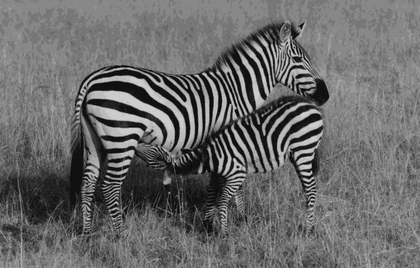
%> input picture Week2/zebra_2.tif, 420 x 268 px, shrunk from 881 x 563 before the run
$ octave --eval "GLCMExercise;"   (GNU Octave 9; MATLAB toolbox functions it lacks are replaced by stand-ins)
%> lines starting %> are read from the running program, lines starting %| are printed output that depends on the picture
%% Week 2 : GLCM exercise
% In this exercise we will implement GLCM texture features. This code is
% strongly linked to the lecture about texture so you need to study this
% to be able to understand this code. Please let me know about any errors
% in the code
%
% I have structured all the code for this week into three functions. The
% CLCMExercise is the "main" function calling and running the two other
% funtions glidingGLCM and GLCM. See the other functions for more detailed
% descriptions.
%
% This code can be downloaded from https://github.com/olemarius90/INF4300


function GLCMExercise()
%clear all
close all
%Set this to one if you want to calculate the GLCM
% set it to zero if it has allready been calculated
calculateGLCM = 0;

%% Task 1 : GLCM implementation
% This task is to implement code
% Testing my GLCM implementation
testImage = [0 0 1 1; 0 0 1 1; 0 2 2 2; 2 2 3 3]
disp('NB! You have to scroll down to the end of the page to see the output');
GLCM1 = GLCM(testImage,4,1,0,0,0);
GLCM2 = GLCM(testImage,4,0,1,0,0);
disp('Parameters: dx = 1, dy = 0, gives this result:')
disp(GLCM1)
disp('Parameters: dx = 0, dy = 1, gives this result:')
disp(GLCM2)

% Read the input image
img = imread('zebra_2.tif');
%> img is the input picture: size 268x420 uint8; min 0, max 212, mean 105.8

% All zebra images have 2^4 = 16 possible intensities. 'zebra_1.tif' stores
% these using an 8 bits intensity range (the other images uses 4 bits as
% they should do). To convert the read 'zebra_1.tif' to use a 4 bits
% intensity range, use e.g.:

%img = uint8(floor(double(img)/16)); % only when using 'zebra_1.tif'
figure(1);
imshow(img, []); % notice the black-and-white frame in 'zebra_1.tif'
title('Original image');

G = 8; % We just want to use G gray levels

% Make the histogram (approx.) uniform with G grey levels.
% See the curriculum for INF2310 if you do not know histogram equalization
img_std = histeq(img,G);
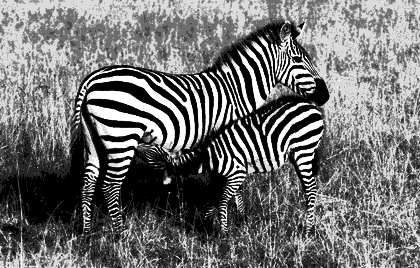
%> img_std: size 268x420 uint8; min 0, max 255, mean 113.9
img_std = uint8(round(double(img_std) * (G-1) / double(max(img_std(:)))));

figure(2);
imshow(img_std, [0 G-1]);
title('Image after histogram equalization');
% Lets look at the histograms of the original image and the image after
% histogramequalization
figure(3);
subplot(211)
h = imhist(img);
%> h = 256 values, max 6101 at index 137, min 0 at index 214, mean 439.7
plot([0:255],h/sum(h),'linewidth',2);
xlim([0 15])
title('Normalized histogram of original image');
subplot(212)
h = imhist(img_std);
%> h = 256 values, max 21102 at index 1, min 0 at index 9, mean 439.7
plot([0:255],h/sum(h),'linewidth',2);
xlim([0 15])
title('Normalized histogram of image after histeq');
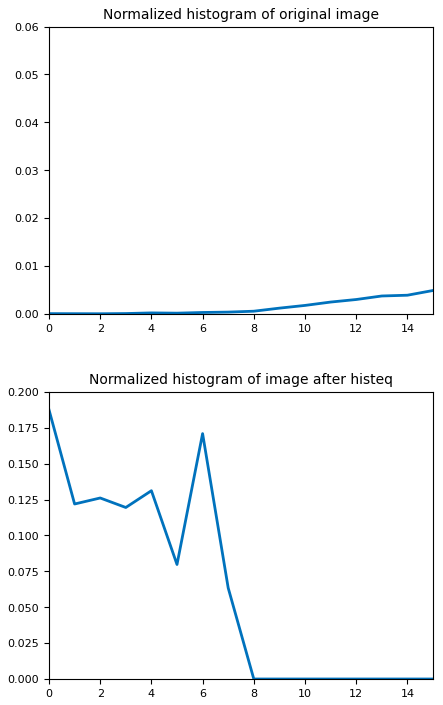
%> figure redrawn from the program's plot data, 2 panels; panel 1: curve peaks at x = 136, y = 0.0542; panel 2: curve peaks at x = 0, y = 0.187

disp('Original image consists of these values:')
unique(img)'
%> ans = 213 values from 0 to 212
disp('Image after histeq and normalization has these values:');
unique(img_std)'
%> ans = [0 1 2 3 4 5 6 7]

% Define GLCM-parameters.
windowSize = 31;
dx = 0;
dy = 2;

% Call the function to calculate the feature images with gliding GLCM
if calculateGLCM == 1
    [glcmVar,glcmCtr,glcmEnt] = glidingGLCM(img_std,G,dx,dy,windowSize);
    save('Data.mat','glcmVar','glcmCtr','glcmEnt','windowSize','G');
else
%> the run ends on the next line
    load Data.mat;
% [101 lines not run here, left out]
% [66 lines left out: function glidingGLCM, not called in this run]


%% Function for Task 1 : The GLCM function
function [glcm] = GLCM(img,G,dx,dy,normalize,symmetric)
%GLCM calculates the GLCM (Gray Level Coocurrence
%Matrices) of an image
%   img         : the input image
%   G           : number of gray levels
%   dx          : distance in x-direction
%   dy          : distance in y-direction
%   normalize   : if 1 normalize by pixel pairs
%                 so sum(glcm(:)) = 1
%   symmetric   : if 1 make GLCM matrix symmetric
[N,M] = size(img);
glcm = zeros(G);

% For the image go through the entire image and count how many transitions
% from the first to the second graylevel
for i = 1:N
    for j = 1:M
        %Some idexing details, could proably be simlified ;)
        if i+dy > N || i+dy < 1 || j+dx > M || ...
                j+dy < 1 || i + dx < 1 || j + dx < 1
           continue
        end
        firstGLevel = img(i,j);
        secondGLevel = img(i+dy,j+dx);
        glcm(firstGLevel+1, secondGLevel+1) = ...
                glcm(firstGLevel+1, secondGLevel+1) + 1;
    end
end

% If we want a symmetric GLCM add the transpose. Read about the symmetric
% GLCM in the book or the lecture foils. It is basically counting both 2,1
% and 1,2 graylevel. Thus "counting both ways".
if symmetric
    glcm = glcm+glcm';
end
% If we want to normalize the GLCM
if normalize
    glcm = glcm/sum(sum(glcm));
end
end

$ run again, with Week2/zebra_1.tif copied over Week2/zebra_2.tif
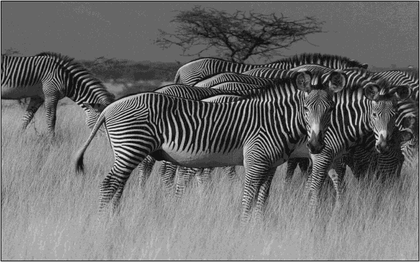
%> input picture Week2/zebra_1.tif, 420 x 262 px, shrunk from 640 x 400 before the run
%> in GLCMExercise, img is the input picture: size 262x420 uint8; min 0, max 242, mean 108.7
%> in GLCMExercise, `img_std = histeq(img,G);`:
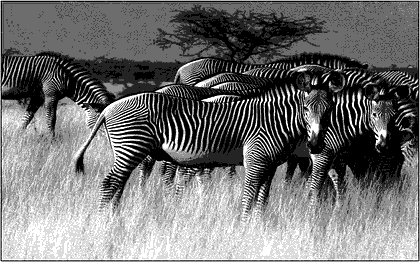
%> img_std: size 262x420 uint8; min 0, max 255, mean 114.5
%> in GLCMExercise, `h = imhist(img);`: h = 256 values, max 10621 at index 103, min 0 at index 244, mean 429.8
%> in GLCMExercise, `h = imhist(img_std);`: h = 256 values, max 20397 at index 4, min 0 at index 9, mean 429.8
%> in GLCMExercise, `title('Normalized histogram of image after histeq');`:
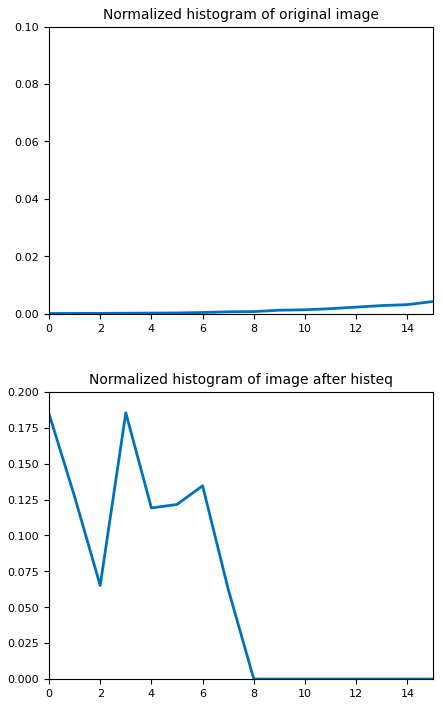
%> figure redrawn from the program's plot data, 2 panels; panel 1: curve peaks at x = 102, y = 0.0965; panel 2: curve peaks at x = 3, y = 0.185
%> in GLCMExercise, `unique(img)'`: ans = 243 values from 0 to 242
%> in GLCMExercise, `unique(img_std)'`: ans = [0 1 2 3 4 5 6 7]

$ run again, with Week2/zebra_3.tif copied over Week2/zebra_2.tif
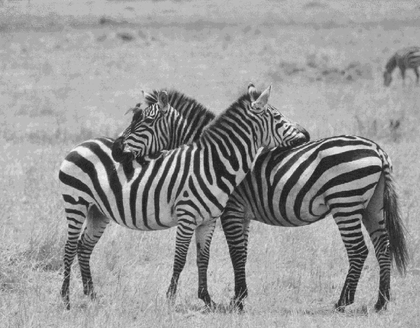
%> input picture Week2/zebra_3.tif, 420 x 328 px, shrunk from 792 x 619 before the run
%> in GLCMExercise, img is the input picture: size 328x420 uint8; min 25, max 245, mean 152.9
%> in GLCMExercise, `img_std = histeq(img,G);`:
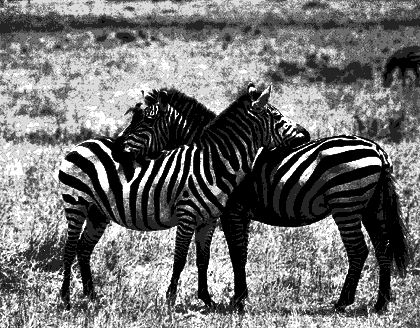
%> img_std: size 328x420 uint8; min 0, max 255, mean 113
%> in GLCMExercise, `h = imhist(img);`: h = 256 values, max 8367 at index 188, min 0 at index 1, mean 538.1
%> in GLCMExercise, `h = imhist(img_std);`: h = 256 values, max 25614 at index 1, min 0 at index 9, mean 538.1
%> in GLCMExercise, `title('Normalized histogram of image after histeq');`:
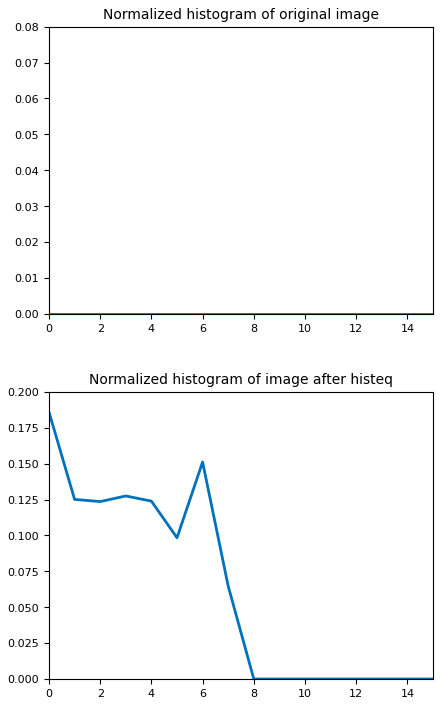
%> figure redrawn from the program's plot data, 2 panels; panel 1: curve peaks at x = 187, y = 0.0607; panel 2: curve peaks at x = 0, y = 0.186
%> in GLCMExercise, `unique(img)'`: ans = 221 values from 25 to 245
%> in GLCMExercise, `unique(img_std)'`: ans = [0 1 2 3 4 5 6 7]

$ run again, with Week2/zebra_4.tif copied over Week2/zebra_2.tif
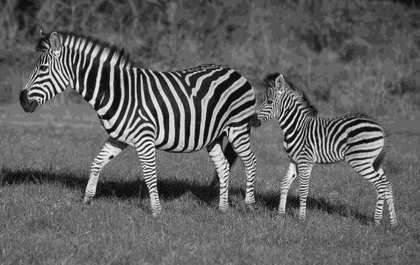
%> input picture Week2/zebra_4.tif, 420 x 265 px, shrunk from 799 x 504 before the run
%> in GLCMExercise, img is the input picture: size 265x420 uint8; min 2, max 255, mean 98.5
%> in GLCMExercise, `img_std = histeq(img,G);`:
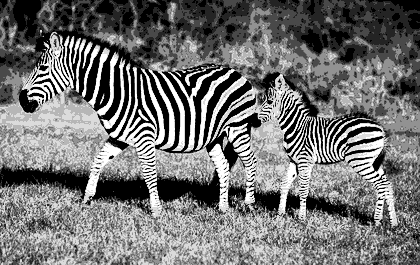
%> img_std: size 265x420 uint8; min 0, max 255, mean 114.1
%> in GLCMExercise, `h = imhist(img);`: h = 256 values, max 5914 at index 103, min 0 at index 1, mean 434.8
%> in GLCMExercise, `h = imhist(img_std);`: h = 256 values, max 19758 at index 1, min 0 at index 9, mean 434.8
%> in GLCMExercise, `title('Normalized histogram of image after histeq');`:
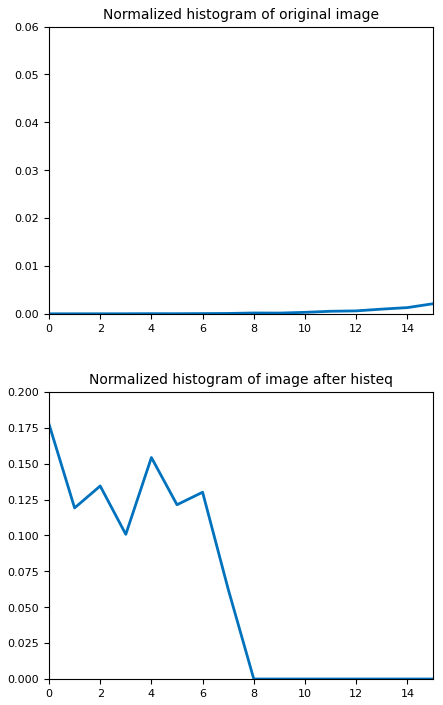
%> figure redrawn from the program's plot data, 2 panels; panel 1: curve peaks at x = 102, y = 0.0531; panel 2: curve peaks at x = 0, y = 0.178
%> in GLCMExercise, `unique(img)'`: ans = 251 values from 2 to 255
%> in GLCMExercise, `unique(img_std)'`: ans = [0 1 2 3 4 5 6 7]
